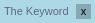
<?xml version="1.0" encoding="UTF-8"?>
<ui version="4.0">
 <class>Form</class>
 <widget class="QWidget" name="Form">
  <property name="geometry">
   <rect>
    <x>0</x>
    <y>0</y>
    <width>95</width>
    <height>23</height>
   </rect>
  </property>
  <property name="sizePolicy">
   <sizepolicy hsizetype="Preferred" vsizetype="Minimum">
    <horstretch>0</horstretch>
    <verstretch>0</verstretch>
   </sizepolicy>
  </property>
  <property name="windowTitle">
   <string>Form</string>
  </property>
  <property name="styleSheet">
   <string notr="true">QWidget {
	background-color: lightblue; 
	border-radius: 5px;
}</string>
  </property>
  <layout class="QHBoxLayout" name="horizontalLayout">
   <property name="leftMargin">
    <number>4</number>
   </property>
   <property name="topMargin">
    <number>4</number>
   </property>
   <property name="rightMargin">
    <number>4</number>
   </property>
   <property name="bottomMargin">
    <number>4</number>
   </property>
   <item>
    <widget class="QLabel" name="label">
     <property name="sizePolicy">
      <sizepolicy hsizetype="Minimum" vsizetype="Minimum">
       <horstretch>0</horstretch>
       <verstretch>0</verstretch>
      </sizepolicy>
     </property>
     <property name="font">
      <font>
       <family>Arial</family>
       <pointsize>8</pointsize>
      </font>
     </property>
     <property name="styleSheet">
      <string notr="true">QLabel {
	color: #616782;
}
</string>
     </property>
     <property name="text">
      <string>The Keyword</string>
     </property>
    </widget>
   </item>
   <item>
    <widget class="QPushButton" name="pushButton">
     <property name="sizePolicy">
      <sizepolicy hsizetype="Fixed" vsizetype="Fixed">
       <horstretch>15</horstretch>
       <verstretch>15</verstretch>
      </sizepolicy>
     </property>
     <property name="minimumSize">
      <size>
       <width>15</width>
       <height>15</height>
      </size>
     </property>
     <property name="font">
      <font>
       <family>Arial</family>
       <pointsize>8</pointsize>
      </font>
     </property>
     <property name="styleSheet">
      <string notr="true">QWidget {
	background-color: #86a8b3; 
	border-radius: 0px;
}</string>
     </property>
     <property name="text">
      <string>x</string>
     </property>
    </widget>
   </item>
  </layout>
 </widget>
 <resources/>
 <connections/>
</ui>
